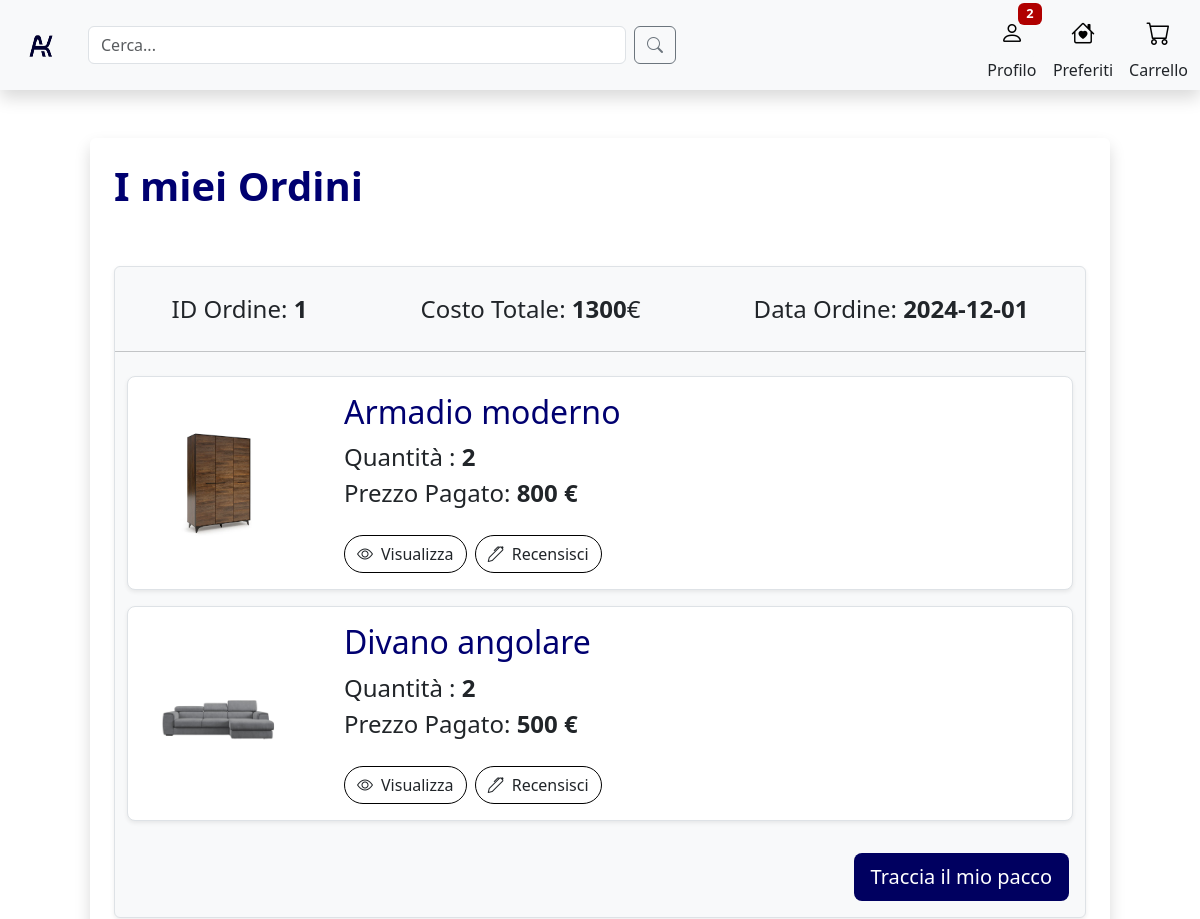
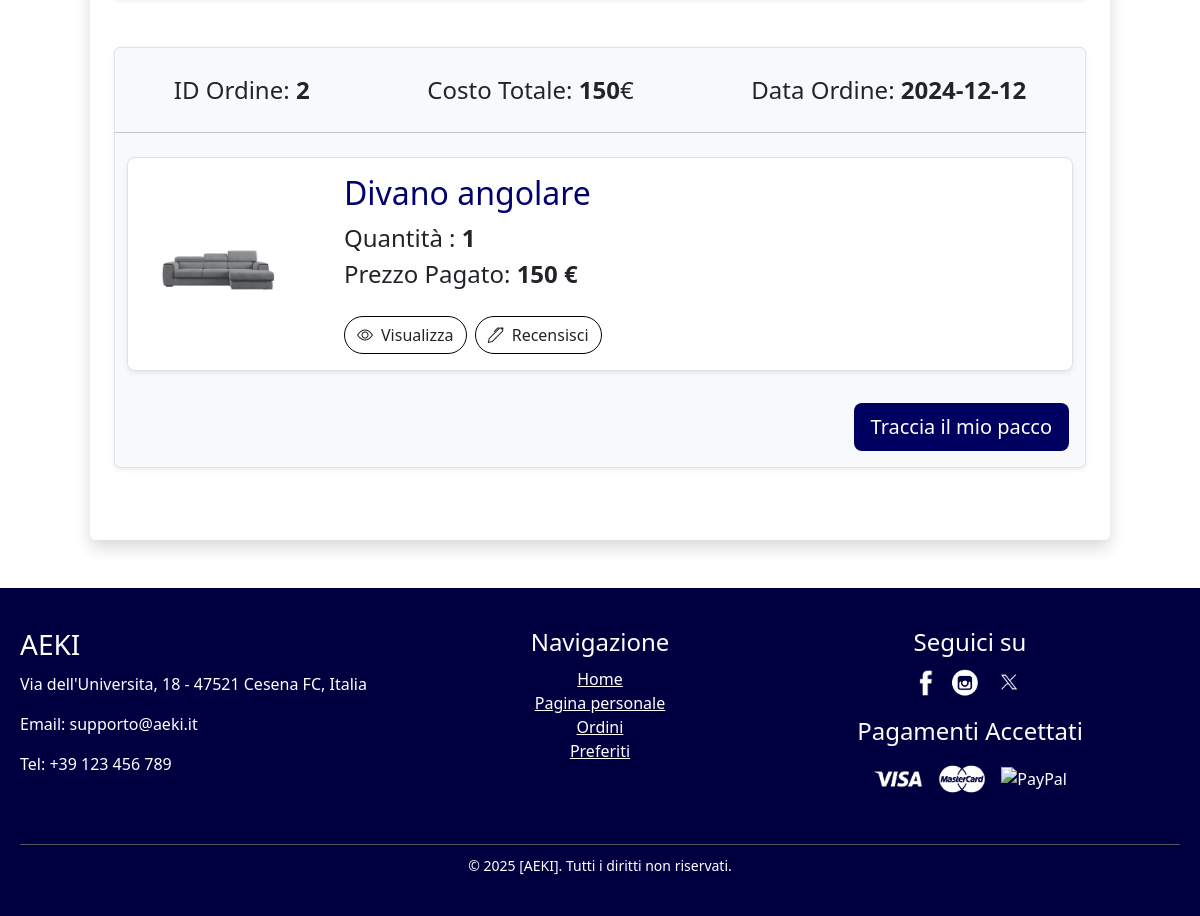
The app's page /orderList.php (signed in) with its own data (2 pictures, top to bottom).
### tables this page shows
create table Ordine (
     IDordine INT AUTO_INCREMENT,
     Data date not null,
     Username VARCHAR(20) not null,
     GiorniSpedizione INT not null,
     PrezzoSpedizione FLOAT not null,
     constraint ID_Ordine_ID primary key (IDordine));

create table DettaglioOrdine (
     IDordine INT not null,
     CodiceProdotto INT not null,
     Quantita INT not null,
     PrezzoPagato FLOAT not null,
     ProdottoSpedito char not null DEFAULT 'N',
     constraint ID_DettaglioOrdine_ID primary key (CodiceProdotto, IDordine));

create table ImmagineProdotto (
     PercorsoImg VARCHAR(60) not null,
     Icona char not null,
     CodiceProdotto INT not null,
     constraint ID_ImmagineProdotto_ID primary key (PercorsoImg));

CREATE TABLE Prodotto (
    CodiceProdotto INT AUTO_INCREMENT,
    Nome VARCHAR(40) NOT NULL,
    Prezzo FLOAT NOT NULL,
    Descrizione VARCHAR(200) NOT NULL,
    NomeMateriale VARCHAR(40) not null,
    NomeColore VARCHAR(40) not null,
    Peso FLOAT NOT NULL,
    Disponibilita INT NOT NULL DEFAULT 6,
    Altezza FLOAT NOT NULL,
    Larghezza FLOAT NOT NULL,
    Profondita FLOAT NOT NULL,
    ValutazioneMedia FLOAT NOT NULL DEFAULT 0,  
    NumeroRecensioni INT NOT NULL DEFAULT 0,      
    NomeAmbiente VARCHAR(40) NOT NULL,
    NomeCategoria VARCHAR(40) NOT NULL,
    Username VARCHAR(20) NOT NULL,
    Rimosso char NOT NUlL,
    CONSTRAINT ID_Prodotto_ID PRIMARY KEY (CodiceProdotto)
);

### orderList.php (called while the page is built, shortened)
<?php
require_once 'bootstrap.php';
$nomeUtente = $_SESSION['user_id'];
$templateParams["titolo"] = "Aeki - ordini";
$templateParams["nome"] = "orderList_main.php";
$templateParams["ordini"] = $dbh->getOrdini($nomeUtente);
foreach ($templateParams["ordini"] as &$ordine) {
    $prodotti = $dbh->getProdottiPerOrdine($ordine["IDordine"]);
}
require 'template/base.php';
?>

### db/database.php (called while the page is built, shortened)
<?php
class DatabaseHelper{
    private $db;
    public function __construct($servername, $username, $password, $dbname){
        $this->db = new mysqli($servername, $username, $password, $dbname);
    }
    public function getNumeroNotifiche($username) {
        $stmt = $this->db->prepare("SELECT COUNT(*) FROM Notifica WHERE Username = ? AND Letta = 'N'");
        $stmt->bind_param("s", $username);
        $stmt->execute();
        $stmt->bind_result($unread_count);
        return $unread_count;
    }
    public function userType($username){
        $stmt = $this->db->prepare("SELECT Tipo FROM Utente WHERE username=?");
        $stmt->bind_param('s',$username);
        $stmt->execute();
        $result = $stmt->get_result()->fetch_assoc();
        $row = $result["Tipo"];
        return $row;
    }
    public function getOrdini($username){
        $stmt = $this->db->prepare("SELECT IDordine ,Data FROM Ordine WHERE Username=?");
        $stmt->bind_param('s',$username);
        $stmt->execute();
        $result = $stmt->get_result();
        return $result->fetch_all(MYSQLI_ASSOC);
    }
    public function getProdottiPerOrdine($idOrdine){
        $stmt = $this->db->prepare("SELECT d.CodiceProdotto,d.PrezzoPagato,d.Quantita,p.Nome,i.PercorsoImg,p.Rimosso
                                    FROM DettaglioOrdine AS d
                                    JOIN Prodotto AS p ON d.CodiceProdotto = p.CodiceProdotto
                                    LEFT JOIN ImmagineProdotto AS i ON p.CodiceProdotto = i.CodiceProdotto AND i.Icona = 'Y'
                                    WHERE d.IDordine = ?");
        $stmt->bind_param('s',$idOrdine);
        $stmt->execute();
        $result = $stmt->get_result();
        return $result->fetch_all(MYSQLI_ASSOC);
    }
}
?>

### bootstrap.php (called while the page is built, shortened)
<?php
require_once("db/database.php");
$dbh = new DatabaseHelper("localhost", "root", "", "aekiDb");
?>

### template/orderList_main.php (the view, shortened to what this page needs)
<div class = "row justify-content-center my-5" style="min-height: 70vh">
  <div class="col-md-10 col-12 rounded shadow  p-4">
    <div class="d-flex justify-content-center justify-content-md-start">
      <h1 class="fw-bold "style = "color:#000070">I miei Ordini</h1>
    </div>
    <?php if (!empty($templateParams["ordini"])): ?>
      <div id="orders-list ">
        <?php foreach($templateParams["ordini"] as $ordine): ?>
          <div class=" my-5 border bg-light rounded shadow-sm">
              <div class = "d-flex flex-column flex-md-row ms-3 justify-content-md-around ms-md-0 my-4">
                  <span class ="fs-4">ID Ordine: <span class = "fw-semibold"><?php echo $ordine["IDordine"] ?></span></span>
                  <span class ="fs-4">Costo Totale: <span class = "fw-semibold"><?php echo $ordine["CostoTotale"] ?></span>€</span>
                  <span class ="fs-4">Data Ordine: <span class = "fw-semibold"><?php echo $ordine["Data"] ?></span></span>
              </div>
              <hr class = "mb-4">
              <div class = "px-4">
                <?php foreach ($ordine["prodotti"] as $prodotto): ?>
                <div class = " row justify-content-center align-items-center border rounded-3 shadow-sm bg-white p-3 mb-3 ">
                    <div class = "col-md-2 col-6 ">
                        <img src="<?php echo $prodotto["PercorsoImg"] ?>" alt="img" class="img-fluid"onerror="this.onerror=null; this.src='upload/not-found-image.png'">
                    </div>
                    <div class = "col-md-10 col-12 flex-column  ps-md-5">
                        <div class = "d-flex flex-column mb-4">
                          <h2 style = "color:#000070"><?php echo $prodotto["Nome"] ?> </h2>
                          <span class="fs-4 me-4">Quantità : <span class = "fw-semibold"><?php echo $prodotto["Quantita"] ?></span></span>
                          <span class="fs-4 ">Prezzo Pagato: <span class = "fw-semibold"><?php echo $prodotto["PrezzoPagato"] ?> €</span></span>
                        </div>
                        <?php if($prodotto["Rimosso"] == 'N'):?>
                          <div>
                            <a href="singleProduct.php?id=<?php echo $prodotto["CodiceProdotto"]?>" class="btn border-black rounded-pill me-1"><i class="bi bi-eye me-2"></i>Visualizza </a>
                            <a href="review.php?id=<?php echo $prodotto["CodiceProdotto"]?>" class="btn border-black  rounded-pill"><i class="bi bi-pen me-2"></i>Recensisci </a>
                          </div>
                        <?php else: ?>
                            <span class = "fs-5 text-muted">(Questo prodotto è stato rimosso dal venditore)</span>
                        <?php endif;?>
                    </div>
                </div>
                <?php endforeach; ?>
              </div>
              <div class = "d-flex justify-content-md-end justify-content-center p-3 ">
                <button type="button" class="btn btn-lg" id="traccia-<?php echo $prodotto["CodiceProdotto"]?>"style="background-color: #000060; color: #FFFFFF">Traccia il mio pacco</button>
              </div>
          </div>
        <?php endforeach; ?>
      </div>
      <?php endif; ?>
  </div>
</div>

### template/base.php (shortened to what this page needs)
<!DOCTYPE html>
<html lang="it">
<head>
    <link href="https://cdn.jsdelivr.net/npm/bootstrap@5.3.3/dist/css/bootstrap.min.css" rel="stylesheet"
>
    <link href="https://cdn.jsdelivr.net/npm/bootstrap-icons/font/bootstrap-icons.css" rel="stylesheet">
</head>
<body>
<?php
if (isset($_SESSION['user_id'])):
    $user_id = $_SESSION['user_id'];
    $userType = $dbh->userType($user_id);
else:
    $userType = "Cliente";
endif;
?>
    <nav class="navbar navbar-expand-lg bg-light shadow">
        <div class="container-fluid d-flex justify-content-between align-items-center">
            <div class = "d-flex align-items-center">
                <a class="navbar-brand" href="homePage.php"><img src="upload/logo.png" alt="Logo" width="60" height="60" class="d-inline-block align-text-top"></a>
            </div>
            <form class="d-flex mx-auto" role="search" style="width: 50%;" action="filteredProducts.php" method="get">
                <input class="form-control me-2" type="search" name="search" placeholder="Cerca..." aria-label="Search" required>
                <button class="btn btn-outline-secondary" type="submit">
                    <i class="bi bi-search"></i>
                </button>
            </form>
            <div class="collapse navbar-collapse" id="navbarNav">
                <ul class="navbar-nav ms-auto d-flex justify-content-around align-items-center">
                <li class="nav-item d-flex flex-column align-items-center">
    <?php if (isset($_SESSION['user_id'])): ?>
    <?php
    $user_id = $_SESSION['user_id'];
    $unread_count = $dbh->getNumeroNotifiche($user_id);
    ?>
    <div class="dropdown">
        <button class="btn btn-light text-center" type="button" id="profileDropdown" data-bs-toggle="dropdown" aria-expanded="false">
            <i class="bi bi-person" style="font-size: 1.5rem;"></i>
            <?php if ($unread_count > 0): ?>
                <span class="badge" id="unreadCount" style="position: absolute; top: -5px; right: -5px; font-size: 0.8rem;background-color:#B00000"><?php echo $unread_count; ?></span>
            <?php endif; ?>
        </button>
    </div>
    <?php else: ?>
    <a href="login.php" class="btn btn-light text-center">
        <i class="bi bi-person" style="font-size: 1.5rem;"></i>
    </a>
    <?php endif; ?>
    <span>Profilo</span>
</li>
                    <?php if($userType === "Cliente"): ?>
                    <li class="nav-item d-flex flex-column align-items-center mx-3">
                        <a href="whishlist.php" class="btn btn-light text-center">
                            <i class="bi bi-house-heart" style="font-size: 1.5rem;"></i>
                        </a>
                        <span>Preferiti</span>
                    </li>
                    <li class="nav-item d-flex flex-column align-items-center">
                        <a href="shoppingCart.php" class="btn btn-light text-center">
                            <i class="bi bi-cart" style="font-size: 1.5rem;"></i>
                        </a>
                        <span>Carrello</span>
                    </li>
                    <?php endif; ?>
                </ul>
            </div>
        </div>
    </nav>
    <main>
        <?php
            if(isset($templateParams["nome"])){
                require($templateParams["nome"]);
            }
        ?>
    </main>
    <?php if($userType === "Cliente"): ?>
    <footer style="background-color: #000040; color: #FFFFFF; padding: 40px 20px;">
      <div style="max-width: 1200px; margin: auto; display: flex; flex-wrap: wrap; justify-content: space-between;">
          <div style="flex: 1 1 300px; margin-bottom: 20px;">
              <h3 style="margin-bottom: 10px;">AEKI</h3>
              <p>Via dell'Universita, 18 - 47521 Cesena FC, Italia</p>
              <p>Email: supporto@aeki.it</p>
              <p>Tel: +39 123 456 789</p>
          </div>
          <div style="flex: 1 1 200px; margin-bottom: 20px; text-align: center;">
              <h4 style="margin-bottom: 10px;">Navigazione</h4>
              <ul style="list-style: none; padding: 0; text-align: center; display: inline-block;">
                  <li><a href="homePage.php" style="color: #FFFFFF; text-decoration: none;"><u>Home</u></a></li>
                  <li><a href="profile.php" style="color: #FFFFFF; text-decoration: none;"><u>Pagina personale</u></a></li>
                  <li><a href="orderList.php" style="color: #FFFFFF; text-decoration: none;"><u>Ordini</u></a></li>
                  <li><a href="whishlist.php" style="color: #FFFFFF; text-decoration: none;"><u>Preferiti</u></a></li>
              </ul>
          </div>
          <div style="flex: 1 1 300px; margin-bottom: 20px; text-align: center;">
              <h4 style="margin-bottom: 10px;">Seguici su</h4>
              <a style="margin-right: 10px;"><img src="upload/footer/facebook.png" alt="Facebook" width="30"></a>
              <a style="margin-right: 10px;"><img src="upload/footer/instagram.png" alt="Instagram" width="30"></a>
              <a style="margin-right: 10px;"><img src="upload/footer/x.png" alt="X" width="30"></a>
              <h4 style="margin-top: 20px;">Pagamenti Accettati</h4>
              <img src="upload/footer/visa.png" alt="Visa" width="50" style="margin-right: 10px;">
              <img src="upload/footer/mastercard.png" alt="Mastercard" width="50" style="margin-right: 10px;">
              <img src="upload/footer/paypal.png" alt="PayPal" width="50">
          </div>
      </div>
      <div style="text-align: center; margin-top: 20px; border-top: 1px solid #555; padding-top: 10px; font-size: 14px;">
          © 2025 [AEKI]. Tutti i diritti non riservati.
      </div>
    </footer>
    <?php endif; ?>
</body>
</html>

### records on screen
ordine: IDordine "1", CostoTotale "1300", Data "2024-12-01"
dettaglioordine: immagineprodotto.PercorsoImg (picture), CodiceProdotto.Nome "Armadio moderno", Quantita "2", PrezzoPagato "800"
dettaglioordine: immagineprodotto.PercorsoImg (picture), CodiceProdotto.Nome "Divano angolare", Quantita "2", PrezzoPagato "500"
ordine: IDordine "2", CostoTotale "150", Data "2024-12-12"
dettaglioordine: immagineprodotto.PercorsoImg (picture), CodiceProdotto.Nome "Divano angolare", Quantita "1", PrezzoPagato "150"

### other values on screen
$unread_count "2"
